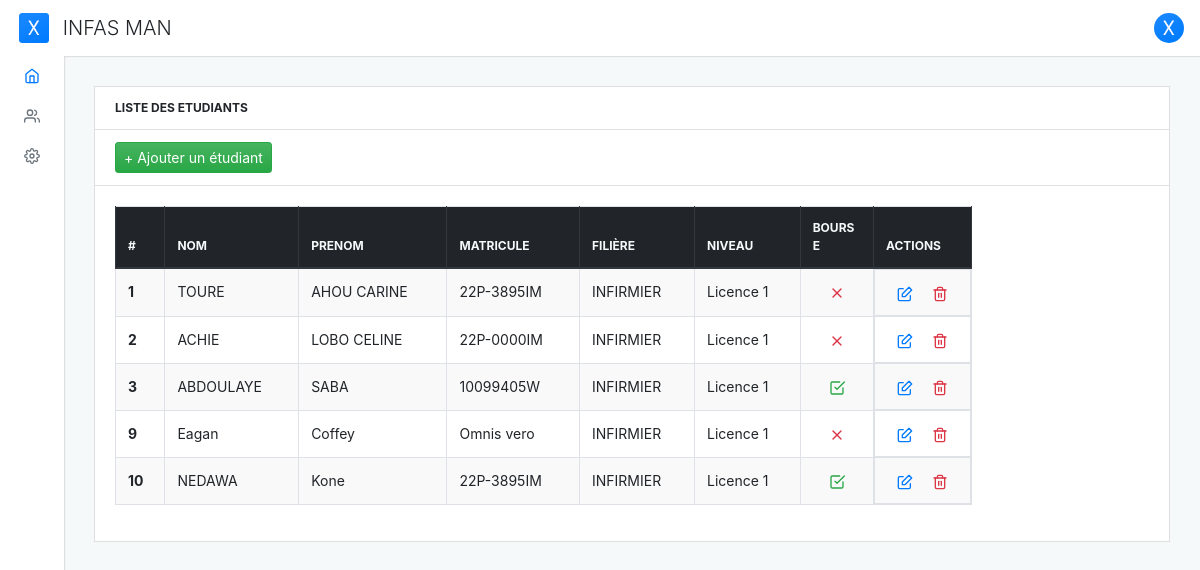
Screenshot of /student-list with the database file from the repository.
### core/models.py (models this page shows, shortened)
class TimeStampedModel(models.Model):
    created_at = models.DateTimeField(auto_now_add=True)  # Date et heure de création automatique
    updated_at = models.DateTimeField(auto_now=True)      # Date et heure de mise à jour automatique
    class Meta:
        abstract = True  # Cette classe est abstraite

class Student(TimeStampedModel):
    GENDER_MALE = 'M'
    GENDER_FEMALE = 'F'
    GENDER_CHOICES = (
        (GENDER_MALE, 'Masculin'),
        (GENDER_MALE, 'Féminin'),
    )
    student_id = models.CharField('matricule', max_length=10)  # Matricule de l'étudiant
    first_name = models.CharField('nom', max_length=255)             # Prénom de l'étudiant
    last_name = models.CharField('prénoms', max_length=255)              # Nom de famille de l'étudiant
    gender = models.CharField('sexe', max_length=1,
            choices=GENDER_CHOICES, null=True,
            default=GENDER_MALE)
    birth_date = models.DateField('date de naissance')                            # Date de naissance de l'étudiant
    email = models.EmailField('email')                                # Adresse e-mail de l'étudiant
    phone = models.CharField('contact', max_length=20)                   # Numéro de téléphone de l'étudiant
    option = models.ForeignKey(Option, on_delete=models.PROTECT,
                               verbose_name='Filière')  # Filière de l'étudiant
    bourse = models.BooleanField('bourse', default=False)               # Indicateur de bourse
    level = models.ForeignKey(Level, on_delete=models.PROTECT,
                              verbose_name='niveau')   # Niveau de l'étudiant
    school_year = models.ForeignKey(
        SchoolYear, on_delete=models.PROTECT,
        null=True)  # Année scolaire de l'étudiant
    class Meta:
        verbose_name = 'élève'  # Nom convivial pour l'interface d'administration

class Option(TimeStampedModel):
    name = models.CharField('nom', max_length=255)  # Nom de la filière, par exemple "Informatique"
    class Meta:
        verbose_name = 'filière'  # Nom convivial pour l'interface d'administration
    def __str__(self):
        return str(self.name)

class Level(models.Model):
    name = models.CharField(max_length=20)          # Nom du niveau, par exemple "Licence"
    abbreviation = models.CharField(max_length=10)  # Abréviation du niveau, par exemple "L3"
    class Meta:
        verbose_name = 'niveau'  # Nom convivial pour l'interface d'administration
    def __str__(self):
        return self.abbreviation

### core/views.py (the view)
# urls.py: path('student-list', views.StudentsListView.as_view(), name='student_list'),
class StudentsListView(generic.ListView):
    model = Student
    template_name = 'core/student_list.html'
    context_object_name = 'students'
    def get_queryset(self):
        return super().get_queryset()\
            .select_related('option', 'level')

### core/templates/core/student_list.html
{% extends 'base.html' %}
{% block content %}
  <div class="card mb-grid">
    <div class="card-header d-flex justify-content-between align-items-center">
      <div class="card-header-title">LISTE DES ETUDIANTS</div>
    </div>
    <div class="card-header d-flex justify-content-between align-items-center">
      <a href="{% url 'core:create_student' %}" class="btn btn-success btn-sm"><span>+</span> Ajouter un étudiant</a>
    </div>
    <div class="card-body">
      <div class="row g-2">
        <div class="col-md-10">
          <table class="table table-striped table-bordered table-hover" id="datatable">
            <thead class="thead-dark">
              <tr>
                <th scope="col">#</th>
                <th scope="col">Nom</th>
                <th scope="col">Prenom</th>
                <th scope="col">Matricule</th>
                <th scope="col">Filière</th>
                <th scope="col">Niveau</th>
                <th scope="col" style="max-width: 60px;">bourse</th>
                <th scope="col">Actions</th>
              </tr>
            </thead>
            <tbody class="table-striped">
              {% for student in students %}
                <tr>
                  <th scope="row">{{ student.id }}</th>
                  <td>{{ student.first_name }}</td>
                  <td>{{ student.last_name }}</td>
                  <td>{{ student.student_id }}</td>
                  <td>{{ student.option }}</td>
                  <td>{{ student.level }}</td>
                  <td class="text-center">
                    <span class="{% if student.bourse %}text-success{% else %}text-danger{% endif %} feather-16"
                          data-feather="{% if student.bourse %}check-square{% else %}x{% endif %}"></span>
                  </td>
                  <td class="d-flex justify-content-around">
                    <a href="{% url 'core:student_update' student.id  %}" ><span data-feather="edit" class="feather-16"></span></a>
                    <a href="" ><span data-feather="trash-2" class="feather-16 text-danger"></span></a>
                  </td>
                </tr>
              {% endfor %}
            </tbody>
          </table>
        </div>
      </div>
    </div>
  </div>
{% endblock %}

### rows the page displays
Student: id "1", first_name "TOURE", last_name "AHOU CARINE", student_id "22P-3895IM", option "INFIRMIER", level "Licence 1", bourse False (drawn)
Student: id "2", first_name "ACHIE", last_name "LOBO CELINE", student_id "22P-0000IM", option "INFIRMIER", level "Licence 1", bourse False (drawn)
Student: id "3", first_name "ABDOULAYE", last_name "SABA", student_id "10099405W", option "INFIRMIER", level "Licence 1", bourse True (drawn)
Student: id "9", first_name "Eagan", last_name "Coffey", student_id "Omnis vero", option "INFIRMIER", level "Licence 1", bourse False (drawn)
Student: id "10", first_name "NEDAWA", last_name "Kone", student_id "22P-3895IM", option "INFIRMIER", level "Licence 1", bourse True (drawn)
